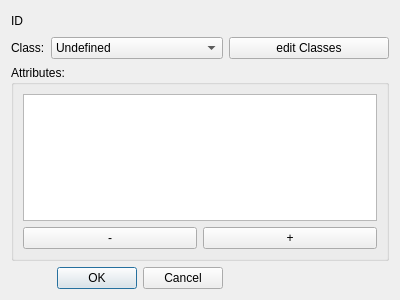
<?xml version="1.0" encoding="UTF-8"?>
<ui version="4.0">
 <class>ObjectWindow</class>
 <widget class="QDialog" name="ObjectWindow">
  <property name="geometry">
   <rect>
    <x>0</x>
    <y>0</y>
    <width>400</width>
    <height>300</height>
   </rect>
  </property>
  <property name="windowTitle">
   <string>Object</string>
  </property>
  <layout class="QGridLayout" name="gridLayout_2">
   <item row="0" column="0">
    <widget class="QLabel" name="idLabel">
     <property name="text">
      <string>ID</string>
     </property>
    </widget>
   </item>
   <item row="3" column="2">
    <widget class="QDialogButtonBox" name="buttonBox">
     <property name="orientation">
      <enum>Qt::Horizontal</enum>
     </property>
     <property name="standardButtons">
      <set>QDialogButtonBox::Cancel|QDialogButtonBox::Ok</set>
     </property>
    </widget>
   </item>
   <item row="1" column="0">
    <widget class="QLabel" name="label_2">
     <property name="text">
      <string>Class:</string>
     </property>
    </widget>
   </item>
   <item row="3" column="3">
    <spacer name="horizontalSpacer_2">
     <property name="orientation">
      <enum>Qt::Horizontal</enum>
     </property>
     <property name="sizeHint" stdset="0">
      <size>
       <width>40</width>
       <height>20</height>
      </size>
     </property>
    </spacer>
   </item>
   <item row="0" column="1" colspan="3">
    <spacer name="horizontalSpacer">
     <property name="orientation">
      <enum>Qt::Horizontal</enum>
     </property>
     <property name="sizeHint" stdset="0">
      <size>
       <width>40</width>
       <height>20</height>
      </size>
     </property>
    </spacer>
   </item>
   <item row="1" column="3">
    <widget class="QPushButton" name="editClassesButton">
     <property name="text">
      <string>edit Classes</string>
     </property>
    </widget>
   </item>
   <item row="1" column="1" colspan="2">
    <widget class="QComboBox" name="objectClassComboBox">
     <item>
      <property name="text">
       <string>Undefined</string>
      </property>
     </item>
    </widget>
   </item>
   <item row="2" column="0" colspan="4">
    <widget class="QGroupBox" name="groupBox">
     <property name="title">
      <string>Attributes:</string>
     </property>
     <layout class="QGridLayout" name="gridLayout">
      <item row="1" column="1">
       <widget class="QPushButton" name="addAttributeButton">
        <property name="text">
         <string>+</string>
        </property>
       </widget>
      </item>
      <item row="1" column="0">
       <widget class="QPushButton" name="removeAttributeButton">
        <property name="text">
         <string>-</string>
        </property>
       </widget>
      </item>
      <item row="0" column="0" colspan="2">
       <widget class="QListWidget" name="attributesListWidget"/>
      </item>
     </layout>
     <zorder>attributesListWidget</zorder>
     <zorder>attributesListWidget</zorder>
     <zorder>addAttributeButton</zorder>
     <zorder>removeAttributeButton</zorder>
    </widget>
   </item>
  </layout>
 </widget>
 <resources/>
 <connections>
  <connection>
   <sender>buttonBox</sender>
   <signal>accepted()</signal>
   <receiver>ObjectWindow</receiver>
   <slot>accept()</slot>
   <hints>
    <hint type="sourcelabel">
     <x>248</x>
     <y>254</y>
    </hint>
    <hint type="destinationlabel">
     <x>157</x>
     <y>274</y>
    </hint>
   </hints>
  </connection>
  <connection>
   <sender>buttonBox</sender>
   <signal>rejected()</signal>
   <receiver>ObjectWindow</receiver>
   <slot>reject()</slot>
   <hints>
    <hint type="sourcelabel">
     <x>316</x>
     <y>260</y>
    </hint>
    <hint type="destinationlabel">
     <x>286</x>
     <y>274</y>
    </hint>
   </hints>
  </connection>
 </connections>
</ui>
